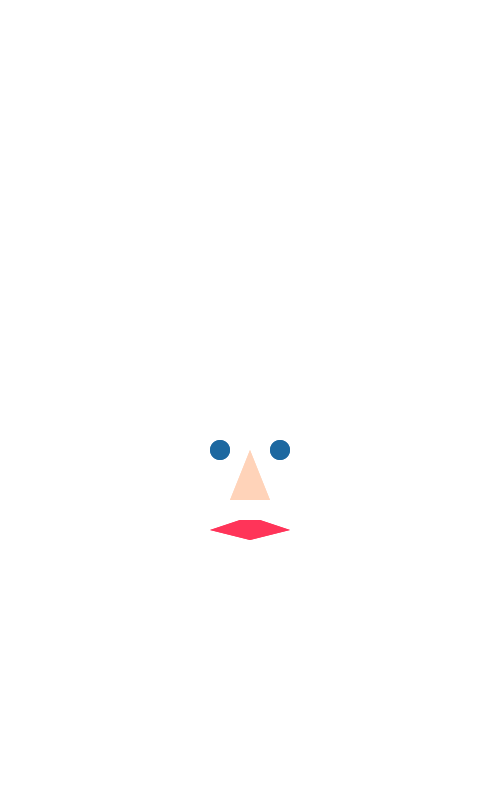
Frame 1 (no input)
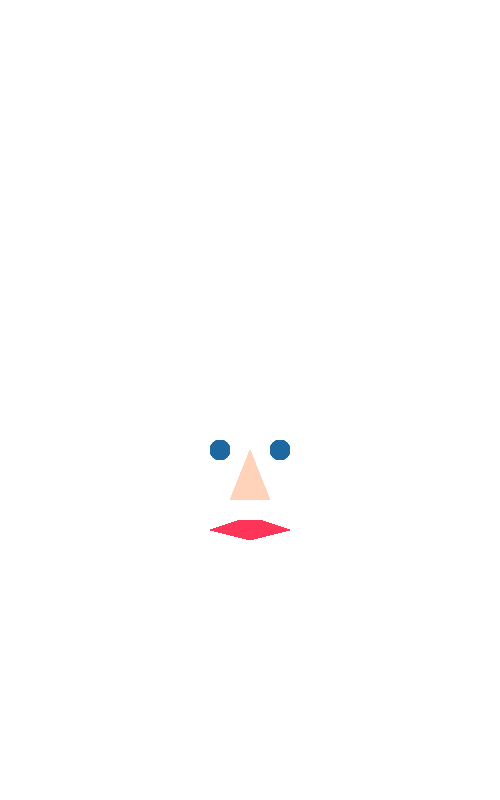
Frame 60 (the mouse pressed at the canvas centre just before this capture)
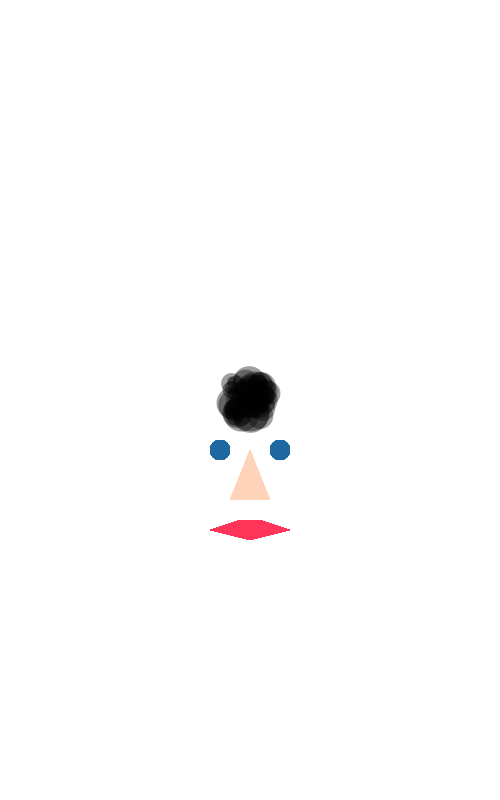
Frame 120 (the mouse held since frame 60 and released just before this capture)

The Processing sketch that drew these frames (run headless with seeded random() and noise(); from frame 60 on, the mouse is pressed at the canvas centre):

// Processing sketch: processing_63569
// ── processing_63569.pde

//float xcenter;   // Mittelpunkt auf der x-Achse
//float ycenter;   // Mittelpunkt auf der y-Achse
float rad = 0;   // Radius der Kreisbahn
float angle = 0; // aktueller Rotationswinkel

float x;
float y;
float r;
color haarfarbe = color(0, 0, 0, 95);
int modus = 0;


void setup() {
  size(500, 800);
  background(255);
  smooth();

  //Nase
  noStroke();
  fill(255, 211, 185);
  triangle(230, 500, 270, 500, 250, 450);

  //Mund
  fill(255, 52, 89);
  beginShape();
  vertex(240, 520);
  vertex(260, 520);
  vertex(290, 530);
  vertex(250, 540);
  vertex(210, 530);
  endShape();

  //Augen
  fill(29, 104, 160);
  ellipse(220, 450, 20, 20);
  ellipse(280, 450, 20, 20);
}


void draw() {

 
    if (modus==0) {                 //Locken
      if (mousePressed) {               //Locken
        fill(haarfarbe);
        //Locken
        x = mouseX+random(-20, 20);      //Locken
        y = mouseY +random(-20, 20);     //Locken
        r = random(0, 40);               //Locken
        ellipse(x, y, r, r);             //Locken
        //Locken
      }                               //Locken
    }                             //Locken


    if (modus == 1) {
      if (mousePressed) {

        // Verschieben des Rotationswinkels
        angle += 0.1;
        // VergrÃ¶ÃŸern des Radius pro Bild
        rad += 0.1;

        //if(rad > 80);{
        //xcenter = width / 1.5;
        //ycenter = height / 1.5;
        //rad += 0.1;
        //}


        // Berechnung der aktuellen Position
        float x = mouseX + cos (angle) * rad;
        float y = mouseY + sin (angle) * rad;

        // Zeichnen des Dreiecks
        fill (haarfarbe);
        triangle (x, y, mouseX+2, mouseY-2, mouseX, mouseY);
      }
    }


 
    

        //Nase
        noStroke();
        fill(255, 211, 185);
        triangle(230, 500, 270, 500, 250, 450);

        //Mund
        fill(255, 52, 89);
        beginShape();
        vertex(240, 520);
        vertex(260, 520);
        vertex(290, 530);
        vertex(250, 540);
        vertex(210, 530);
        endShape();

        //Augen
        fill(29, 104, 160);
        ellipse(220, 450, 20, 20);
        ellipse(280, 450, 20, 20);
   


   if (keyPressed) {

      if (key == 's') {
        modus = 1;
      }

      if (key == 'a') {
        modus = 0;
      }


  if (key == ' ') {
background(255);
}
      //Haarfarben

      if (key == '1') { 
        haarfarbe = color(255, 149, 18, 90);
      }

      if (key == '2') { 
        haarfarbe = color(255, 230, 88, 90);
      }

      if (key == '3') { 
        haarfarbe = color(82, 48, 5, 90);

        //  if(key == '4'){ 
        //color haarfarbe = color(0,0,0,90);
      }
    }
 println(modus); 
}
